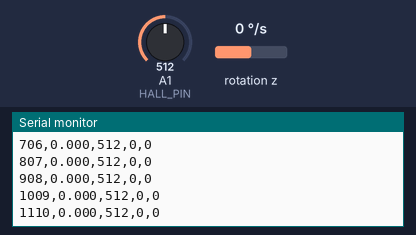
The sketch below on a simulated Arduino Uno, built with avr-gcc and run on an emulated ATmega328P. On the bench: the last lines printed to the serial monitor. Wiring (from diagram.json): MPU-6050 motion sensor at I2C address 0x68. Inputs (shaded band) come from the test bench; at power-on: rotation z 0 °/s, A1 (HALL_PIN) = 512.

Above: at 1.2 s.
1.3 s: rotation z set to -192 °/s
At 1.32 s:
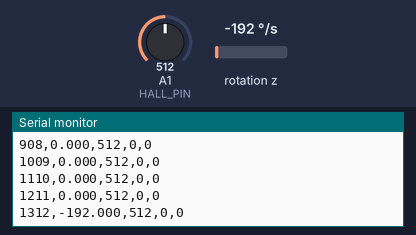
2.8 s: A1 (HALL_PIN) set to 490
At 2.83 s:
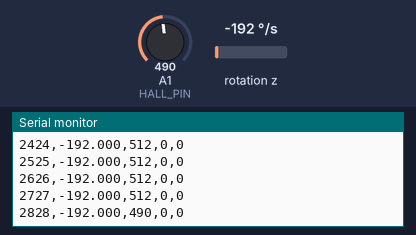
4.3 s: rotation z set to -100 °/s
At 4.35 s:
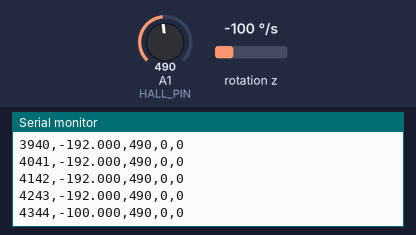
5.8 s: A1 (HALL_PIN) set to 510
At 5.87 s:
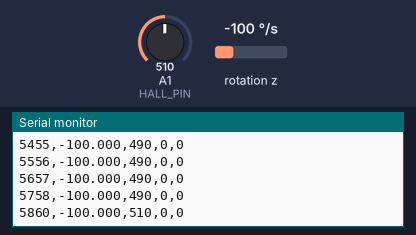
Timing chart, 0 to 8.8 s (numbered marks = the images above; inputs shaded):
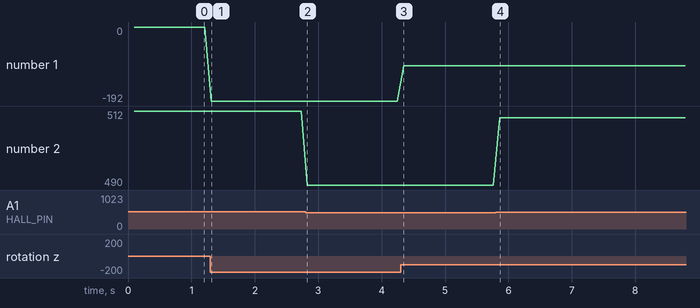

The sketch:

ph08-rpm-comparison.ino
```cpp
// @pin A4=A4
// @pin A5=A5
// @pin A1=A1
#include <Wire.h>
// 회전체 각속도와 RPM 비교
// @baud 9600
// @tunable samplingIntervalMs
unsigned long samplingIntervalMs = 100;

int16_t mpuRead16(byte address,byte reg) {
  Wire.beginTransmission(address);
  Wire.write(reg);
  Wire.endTransmission(false);
  Wire.requestFrom(address,(byte)2);
  byte high=Wire.read();
  byte low=Wire.read();
  return (int16_t)(((uint16_t)high<<8)|low);
}
void mpuWrite(byte address,byte reg,byte value) {
  Wire.beginTransmission(address);
  Wire.write(reg);
  Wire.write(value);
  Wire.endTransmission();
}
const byte HALL_PIN=A1;
// 자석을 대었을 때 값이 '내려가는' 극이 센서를 향해야 펄스가 세어집니다.
// 기준값은 자석 없이 읽은 값(대개 512 부근)에 맞춰 조절하세요.
const int MAGNET_THRESHOLD=400,RELEASE_THRESHOLD=500;
unsigned long pulseCount=0,lastPulseUs=0,lastIntervalUs=0;
bool magnetDetected=false;
int hallRaw=0;
void pollHall() {
  hallRaw=analogRead(HALL_PIN);
  if(!magnetDetected&&hallRaw<=MAGNET_THRESHOLD) {
    magnetDetected=true;
    unsigned long now=micros();
    if(lastPulseUs)lastIntervalUs=now-lastPulseUs;
    lastPulseUs=now;
    pulseCount++;
  }
  else if(magnetDetected&&hallRaw>=RELEASE_THRESHOLD)magnetDetected=false;
}
void pollHallFor(unsigned long durationMs) {
  unsigned long start=millis();
  do {
    pollHall();
  }
  while(millis()-start<durationMs);
}
void setup() {
  Serial.begin(9600);
  Wire.begin();
  mpuWrite(0x68,0x6B,0);
  Serial.println("time_ms,gyro_z_dps,hall_raw,pulse_count,pulse_interval_us");
}
void loop() {
  // 표본 간격 내내 홀 신호를 계속 살펴 자석 통과 펄스를 놓치지 않습니다.
  pollHallFor(samplingIntervalMs);
  float gyroZ=mpuRead16(0x68,0x47)/131.0f;
  Serial.print(millis());
  Serial.print(',');
  Serial.print(gyroZ,3);
  Serial.print(',');
  Serial.print(hallRaw);
  Serial.print(',');
  Serial.print(pulseCount);
  Serial.print(',');
  Serial.println(lastIntervalUs);
}
```

Measured:
- after the input at 1.3 s, the serial monitor: prints a new line at once (image 1)
- after the input at 2.8 s, the serial monitor: prints a new line at once (image 2)
- after the input at 4.3 s, the serial monitor: prints a new line after 0.05 s (image 3)
- after the input at 5.8 s, the serial monitor: prints a new line after 0.06 s (image 4)
- plotted number 1: 0 → -192 after the input at 1.3 s, -192 → -100 after the input at 4.3 s
- plotted number 2: 512 → 490 after the input at 2.8 s, 490 → 510 after the input at 5.8 s
